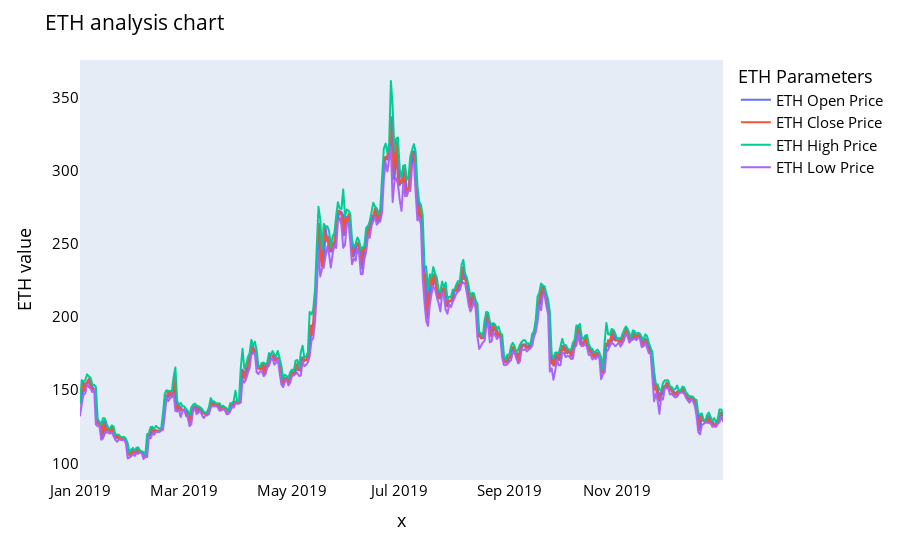

The code cell stored with this chart in its notebook:
### Code cell
import warnings
warnings.simplefilter("ignore", category=FutureWarning)

names = cycle(['ETH Open Price','ETH Close Price','ETH High Price','ETH Low Price'])
dates_array = np.array(y_2019['Date'], dtype='datetime64')
fig = px.line(y_2019, x=dates_array, y=[y_2019['Open'], y_2019['Close'], 
                                          y_2019['High'], y_2019['Low']],
             labels={'Date': 'Date','value':'ETH value'})
fig.update_layout(title_text='ETH analysis chart', font_size=15, font_color='black',legend_title_text='ETH Parameters')
fig.for_each_trace(lambda t:  t.update(name = next(names)))
fig.update_xaxes(showgrid=False)
fig.update_yaxes(showgrid=False)

fig.show()

### Figure 1 — Plotly figure (JSON) as saved in the notebook; plotly's stock layout.template omitted (floating-point values rounded to 4 significant figures; data arrays with more than 128 entries replaced by an {"elided": "..."} marker saying what was removed)
{"data": [{"hovertemplate": "variable=Open<br>x=%{x}<br>ETH value=%{y}<extra></extra>", "legendgroup": "Open", "line": {"color": "#636efa", "dash": "solid"}, "marker": {"symbol": "circle"}, "mode": "lines", "name": "ETH Open Price", "showlegend": true, "type": "scattergl", "x": {"elided": "365 str values"}, "xaxis": "x", "y": {"elided": "365 float values"}, "yaxis": "y"}, {"hovertemplate": "variable=Close<br>x=%{x}<br>ETH value=%{y}<extra></extra>", "legendgroup": "Close", "line": {"color": "#EF553B", "dash": "solid"}, "marker": {"symbol": "circle"}, "mode": "lines", "name": "ETH Close Price", "showlegend": true, "type": "scattergl", "x": {"elided": "365 str values"}, "xaxis": "x", "y": {"elided": "365 float values"}, "yaxis": "y"}, {"hovertemplate": "variable=High<br>x=%{x}<br>ETH value=%{y}<extra></extra>", "legendgroup": "High", "line": {"color": "#00cc96", "dash": "solid"}, "marker": {"symbol": "circle"}, "mode": "lines", "name": "ETH High Price", "showlegend": true, "type": "scattergl", "x": {"elided": "365 str values"}, "xaxis": "x", "y": {"elided": "365 float values"}, "yaxis": "y"}, {"hovertemplate": "variable=Low<br>x=%{x}<br>ETH value=%{y}<extra></extra>", "legendgroup": "Low", "line": {"color": "#ab63fa", "dash": "solid"}, "marker": {"symbol": "circle"}, "mode": "lines", "name": "ETH Low Price", "showlegend": true, "type": "scattergl", "x": {"elided": "365 str values"}, "xaxis": "x", "y": {"elided": "365 float values"}, "yaxis": "y"}], "layout": {"autosize": true, "font": {"color": "black", "size": 15}, "legend": {"title": {"text": "ETH Parameters"}, "tracegroupgap": 0}, "margin": {"t": 60}, "title": {"text": "ETH analysis chart"}, "xaxis": {"anchor": "y", "autorange": true, "domain": [0, 1], "range": ["2019-01-01", "2019-12-31"], "showgrid": false, "title": {"text": "x"}, "type": "date"}, "yaxis": {"anchor": "x", "autorange": true, "domain": [0, 1], "range": [88.58, 375.8], "showgrid": false, "title": {"text": "ETH value"}, "type": "linear"}}}
